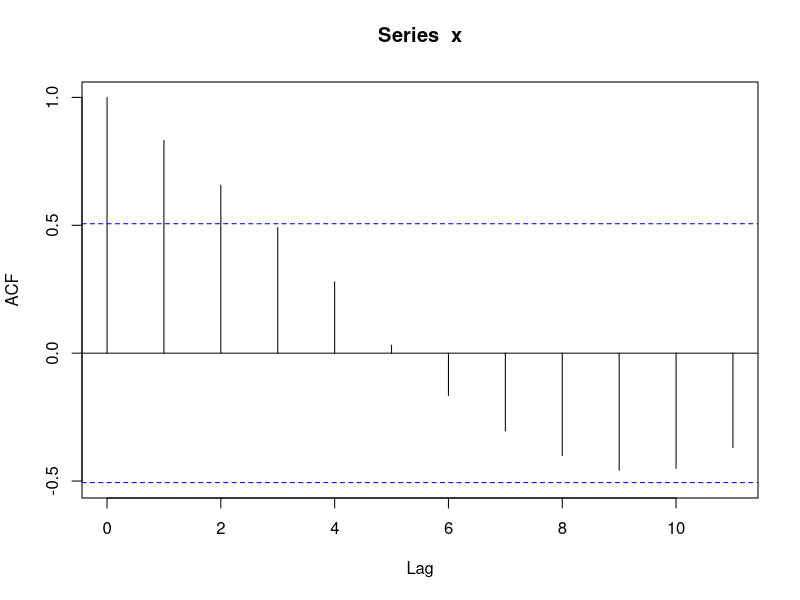
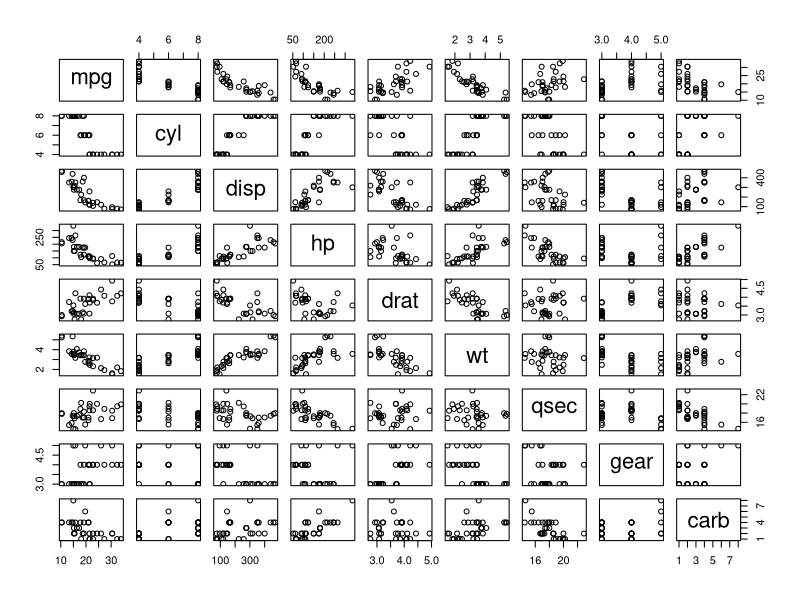
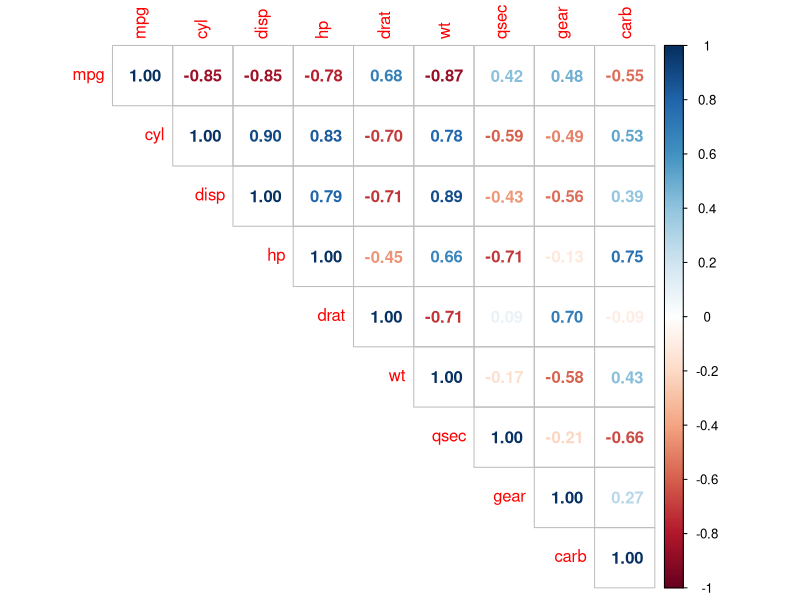
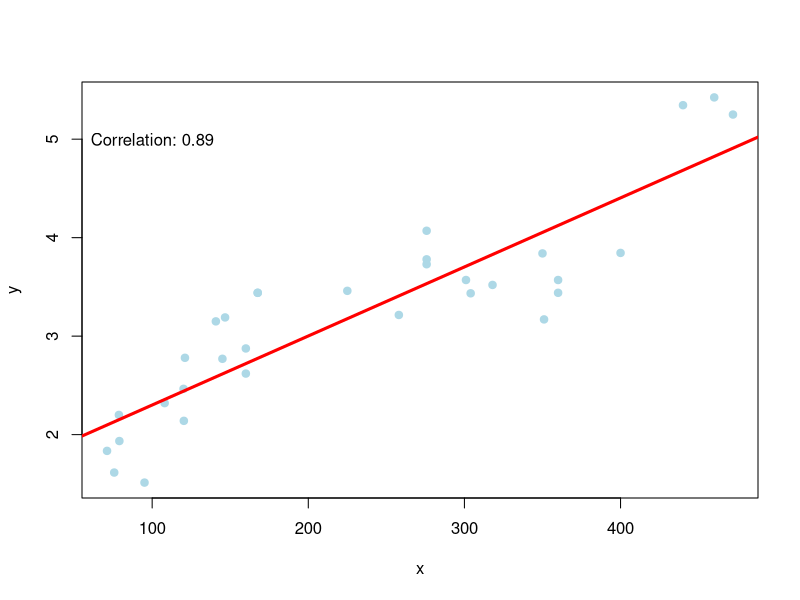

These figures' R source, in order:
#define data
x <- c(22, 24, 25, 25, 28, 29, 34, 37, 40, 44, 51, 48, 47, 50, 51)

library(tseries)

#calculate autocorrelations
acf(x, pl=FALSE)
acf(x, lag=5, pl=FALSE)
acf(x)


### Correlation ####
head(mtcars, 5)
library(tidyverse)
dat <- mtcars %>%
  select(-vs, -am)

cor(dat$hp, dat$mpg)
cor(dat$wt, dat$disp)

pairs(dat)

cor(dat$hp, dat$mpg,
    method = "spearman"
)

## Correlation Matrix ##
round(cor(dat),
      digits = 2 # rounded to 2 decimals
)

# improved correlation matrix
library(corrplot)

corrplot(cor(dat),
         method = "number",
         type = "upper" # show only upper side
)

# Pearson correlation test
test <- cor.test(dat$drat, dat$qsec)
test


# Data generation
y <- dat$wt
x <- dat$disp

# Creating the plot
plot(x, y, pch = 19, col = "lightblue")

# Regression line
abline(lm(y ~ x), col = "red", lwd = 3)

# Pearson correlation
text(paste("Correlation:", round(cor(dat$wt, dat$disp), 2)), x = 100, y = 5)

     